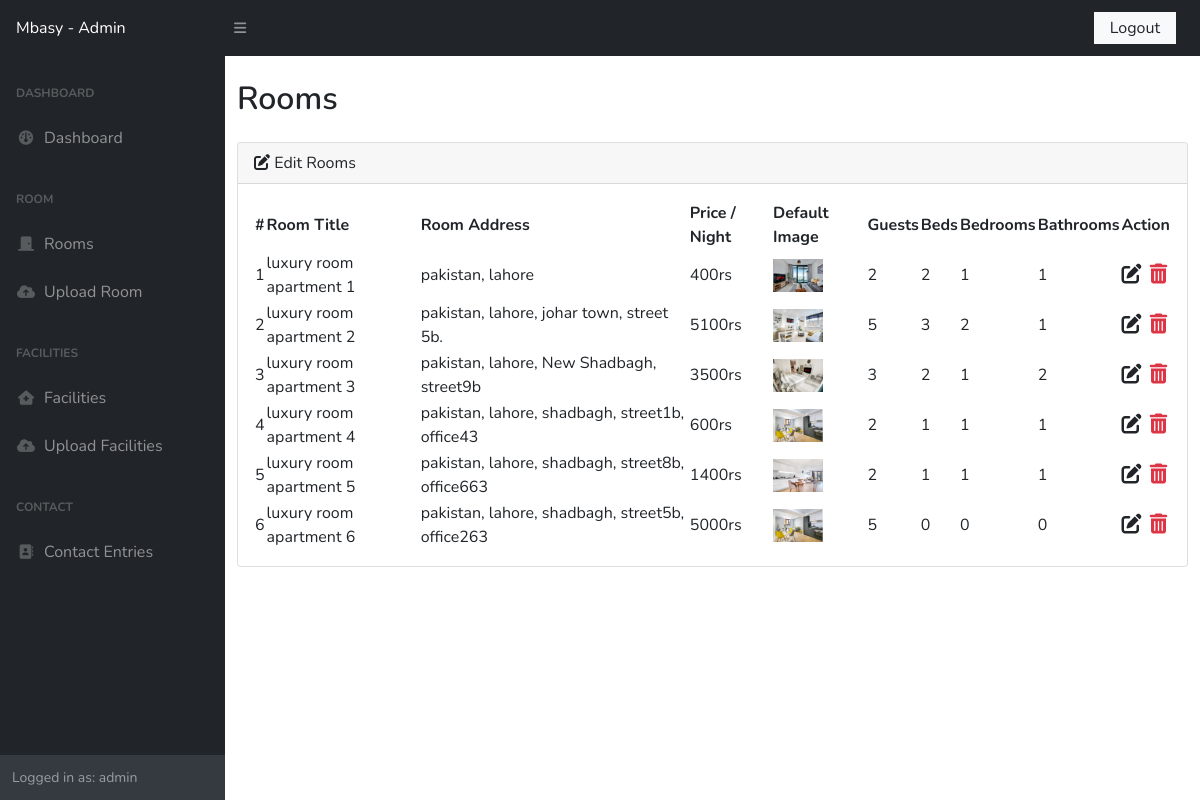
The app's page /admin/rooms.php (signed in) with its own data.
### tables this page shows
CREATE TABLE `rooms` (
  `id` int(11) NOT NULL,
  `title` varchar(255) NOT NULL,
  `address` varchar(255) NOT NULL,
  `price` varchar(30) NOT NULL,
  `description` text NOT NULL,
  `default_image` varchar(200) NOT NULL,
  `slider_image1` varchar(200) NOT NULL,
  `slider_image2` varchar(200) NOT NULL,
  `slider_image3` varchar(200) NOT NULL,
  `guests` int(2) NOT NULL,
  `beds` int(2) NOT NULL,
  `bedrooms` int(2) NOT NULL,
  `bathrooms` int(2) NOT NULL
);

### admin/rooms.php (the view, shortened to what this page needs)
<?php include 'config.php' ?>
<!DOCTYPE html>
<html lang="en">
<head>
    <?php include 'components/header.php'; ?>
</head>
<body class="sb-nav-fixed">
    <?php include 'components/navbar.php'; ?>
    <div id="layoutSidenav">
        <?php include 'components/sidenav.php'; ?>
        <div id="layoutSidenav_content">
            <main class="container-fluid">
                <h2 class="my-4 main-title">Rooms</h2>
                <div class="card mb-4" id="uploaded">
                    <div class="card-header">
                        <i class="fa-solid fa-pen-to-square"></i>
                        Edit Rooms
                    </div>
                    <div class="card-body">
                        <table id="datatablesSimple" class="table-responsive">
                            <thead>
                                <tr>
                                    <th>#</th>
                                    <th>Room Title</th>
                                    <th>Room Address</th>
                                    <th>Price / Night</th>
                                    <th>Default Image</th>
                                    <th>Guests</th>
                                    <th>Beds</th>
                                    <th>Bedrooms</th>
                                    <th>Bathrooms</th>
                                    <th>Action</th>
                                </tr>
                            </thead>
                            <tbody>
                            <?php
                            $sql = "SELECT * FROM `rooms`";
                            $result = mysqli_query($conn, $sql);
                            $i = 1;
                            if(mysqli_num_rows($result)>0){
                                while($row = mysqli_fetch_assoc($result)){
                                    $id = $row['id'];
                                    $title = $row['title'];
                                    $address = $row['address'];
                                    $price = $row['price'];
                                    $default_image = $row['default_image'];
                                    $guests = $row['guests'];
                                    $beds = $row['beds'];
                                    $bedrooms = $row['bedrooms'];
                                    $bathrooms = $row['bathrooms'];
                                    echo '<tr>
                                        <td>'.$i++.'</td>
                                        <td title="'.$title.'">'.$title.'</td>
                                        <td title="'.$address.'">'.$address.'</td>
                                        <td title="'.$price.'">'.$price.'</td>
                                        <td><img src="'.$default_image.'" width="50px"></td>
                                        <td title="'.$guests.'">'.$guests.'</td>
                                        <td title="'.$beds.'">'.$beds.'</td>
                                        <td title="'.$bedrooms.'">'.$bedrooms.'</td>
                                        <td title="'.$bathrooms.'">'.$bathrooms.'</td>
                                        <td>
                                            <a href="edit-room.php?roomid='.$id.'" class="text-dark fs-5"><i class="fa-solid fa-pen-to-square"></i></a>
                                            <a href="delete-room.php?roomid='.$id.'" class="text-danger ms-1 fs-5"><i class="fa-solid fa-trash-can"></i></a>
                                        </td>
                                    </tr>';
                                }
                            }
                            ?>
                            </tbody>
                        </table>
                    </div>
                </div>
            </main>
        </div>
    </div>
</body>
</html>

### admin/css/custom-style.css (style rules this page uses)
body { font-family: 'Nunito', sans-serif; }
.main-title { font-family: 'Nunito', sans-serif; text-transform: Capitalize; font-weight: 600; }

### records on screen
rooms: title "luxury room apartment 1", address "pakistan, lahore", price "400rs", default_image (picture), guests "2", beds "2", bedrooms "1", bathrooms "1"
rooms: title "luxury room apartment 2", address "pakistan, lahore, johar town, street 5b.", price "5100rs", default_image (picture), guests "5", beds "3", bedrooms "2", bathrooms "1"
rooms: title "luxury room apartment 3", address "pakistan, lahore, New Shadbagh, street9b", price "3500rs", default_image (picture), guests "3", beds "2", bedrooms "1", bathrooms "2"
rooms: title "luxury room apartment 4", address "pakistan, lahore, shadbagh, street1b, office43", price "600rs", default_image (picture), guests "2", beds "1", bedrooms "1", bathrooms "1"
rooms: title "luxury room apartment 5", address "pakistan, lahore, shadbagh, street8b, office663", price "1400rs", default_image (picture), guests "2", beds "1", bedrooms "1", bathrooms "1"
rooms: title "luxury room apartment 6", address "pakistan, lahore, shadbagh, street5b, office263", price "5000rs", default_image (picture), guests "5", beds "0", bedrooms "0", bathrooms "0"

### other values on screen
$_SESSION['username'] "admin"
